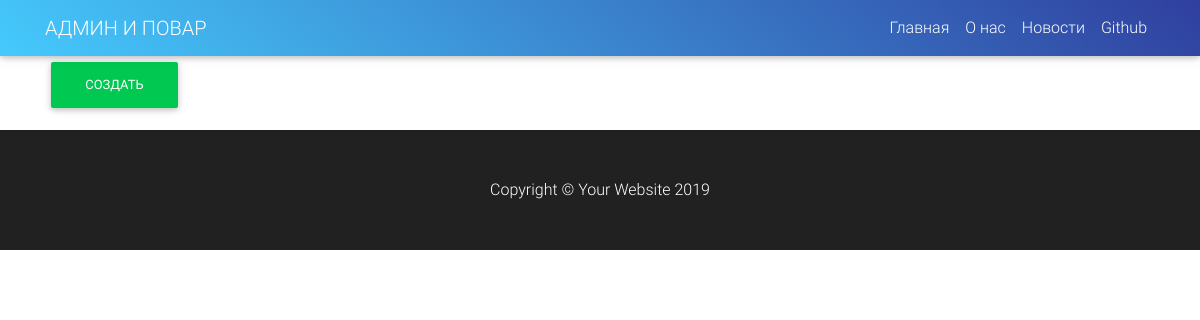
/tickets/, run on an earlier commit of the app's database.
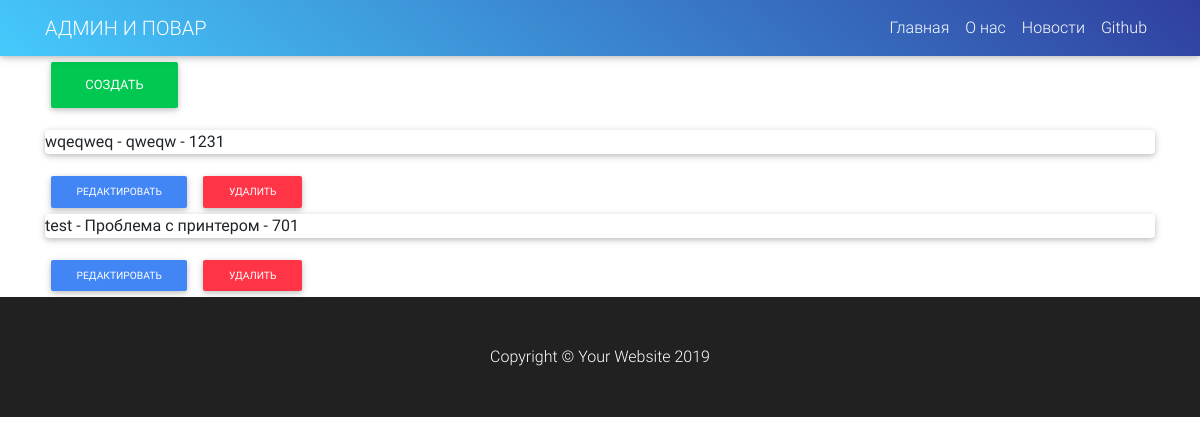
And on a later commit of the database.
### menu/models.py (models this page shows, shortened)
class MenuItem(MPTTModel):
    name = models.CharField("Имя", max_length=150)
    parent = TreeForeignKey(
        'self',
        on_delete=models.SET_NULL,
        null=True,
        blank=True,
        related_name='children'
    )
    menu = models.ForeignKey(Menu, verbose_name="Меню", on_delete=models.CASCADE)
    url = models.CharField("URL на внешний ресурс", max_length=500, blank=True, null=True)
    limit = models.Q(app_label="pages", model="page") | \
            models.Q(app_label="news", model="post") | \
            models.Q(app_label="news", model="category")
    content_type = models.ForeignKey(
        ContentType,
        verbose_name="Сыылка на",
        limit_choices_to=limit,
        on_delete=models.CASCADE,
        blank=True,
        null=True
    )
    object_id = models.PositiveIntegerField(verbose_name="Id записи", default=1, null=True)
    content_object = GenericForeignKey('content_type', 'object_id')
    class Meta:
        verbose_name = "Пункт меню"
        verbose_name_plural = "Пункты меню"

### tickets/models.py (models this page shows, shortened)
class Ticket(models.Model):
    user = models.CharField("Пользователь", max_length=150)
    room = models.PositiveIntegerField("Кабинет")
    title = models.CharField("Название", max_length=200)
    text = models.TextField("Текст обрашения")
    created = models.DateTimeField("Дата сообщения", auto_now_add=True)
    class Meta:
        verbose_name = "Сообщение"
        verbose_name_plural = "Сообщения"
        ordering = ['-created']

### tickets/views.py (the view)
# urls.py: path('', TicketsListView.as_view(), name='tickets_list_url'),
class TicketsListView(ListView):
    model = Ticket
    template_name = "tickets/tickets-list.html"
    context_object_name = "tickets"

### menu/templatetags/menu_tag.py (called while the page is built)
@register.inclusion_tag("tags/base-tags.html")
def menu_items(menu, template="tags/menu-item.html"):
    return {
        "template": template,
        "menu_items": MenuItem.objects.filter(menu__name__icontains=menu)
    }

### news/context_processors.py (called while the page is built)
def categories_all(request):
    return {"categories": Category.objects.all()}

### news/models.py (called while the page is built)
    def get_absolute_url(self):
        return reverse('post_by_category_url', kwargs={"category": self.slug})

### pages/models.py (called while the page is built)
    def get_absolute_url(self):
        if self.slug:
            return reverse('pages:page', kwargs={'page': self.slug})
        else:
            return reverse('pages:page')

### templates/tickets/tickets-list.html (shortened to what this page needs)
{% extends 'base.html' %}
{% block content %}
    <div class="col-12">
        <p><a href="{% url 'ticket_create_url' %}" class="btn btn-success">Создать</a></p>
    </div>
    <div class="col-12">
        {% for ticket in tickets %}
                <p class="card">{{ ticket.user }} - {{ ticket.title }} - {{ ticket.room }}</p>
                <a href="{% url 'ticket_update_url' pk=ticket.id %}" class="btn btn-sm btn-primary">Редактировать</a>
                <a href="{% url 'ticket_delete_url' pk=ticket.id %}" class="btn btn-sm btn-danger">Удалить</a>
        {% endfor %}
    </div>
{% endblock content %}

### templates/base.html (shortened to what this page needs)
<!DOCTYPE html>
{% load static %}
<html lang="en">
<head>
    <link rel="stylesheet" href="https://use.fontawesome.com/releases/v5.6.1/css/all.css">
    <link href="{% static 'css/bootstrap.min.css' %}" rel="stylesheet">
    <link rel="stylesheet" href="{% static 'css/mdb.min.css' %}">
    <link href="{% static 'css/blog-home.css' %}" rel="stylesheet">
</head>
<body>
{% include 'include/navbar.html' %}
<div class="container">
    <div class="row">
        {% block content %}
        {% endblock content %}
    </div>
</div>
<footer class="py-5 bg-dark">
    <div class="container">
        <p class="m-0 text-center text-white">Copyright &copy; Your Website 2019</p>
    </div>
</footer>
</body>
</html>

### templates/include/navbar.html (shortened to what this page needs)
{% load menu_tag %}
<nav class="navbar navbar-expand-lg navbar-dark blue-gradient fixed-top">
    <div class="container">
        <a class="navbar-brand logo_text" href="/">АДМИН И ПОВАР</a>
        {% menu_items menu="Главное меню" %}
    </div>
</nav>

### templates/tags/base-tags.html
{% extends template %}

### templates/tags/menu-item.html
<div class="collapse text-center navbar-collapse" id="navbarResponsive">
    <ul class="navbar-nav ml-auto">
        {% for item in menu_items %}
            <li class="nav-item">
                {% if item.url %}
                    <a class="nav-link" href="{{ item.url }}">{{ item.name }}</a>
                {% else %}
                    <a class="nav-link" href="{{ item.content_object.get_absolute_url }}">{{ item.name }}</a>
                {% endif %}
            </li>
        {% endfor %}
    </ul>
</div>

### static/css/blog-home.css (style rules this page uses)
body { padding-top: 56px; }
html, body, .full-width { height: 100%; }

What changed in the data, as far as the page shows it:
added Ticket: user "wqeqweq", title "qweqw", room "1231"
added Ticket: user "test", title "Проблема с принтером", room "701"
